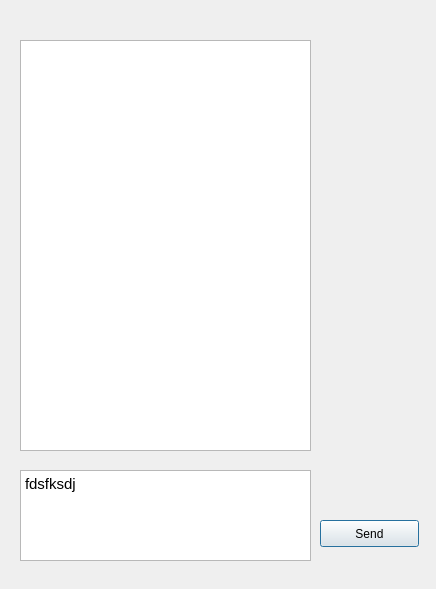
<?xml version="1.0" encoding="UTF-8"?>
<ui version="4.0">
 <class>ChatDialog</class>
 <widget class="QDialog" name="ChatDialog">
  <property name="geometry">
   <rect>
    <x>0</x>
    <y>0</y>
    <width>436</width>
    <height>589</height>
   </rect>
  </property>
  <property name="windowTitle">
   <string>Dialog</string>
  </property>
  <widget class="QTextEdit" name="WriteMsg">
   <property name="geometry">
    <rect>
     <x>20</x>
     <y>470</y>
     <width>291</width>
     <height>91</height>
    </rect>
   </property>
   <property name="html">
    <string>&lt;!DOCTYPE HTML PUBLIC &quot;-//W3C//DTD HTML 4.0//EN&quot; &quot;http://www.w3.org/TR/REC-html40/strict.dtd&quot;&gt;
&lt;html&gt;&lt;head&gt;&lt;meta name=&quot;qrichtext&quot; content=&quot;1&quot; /&gt;&lt;style type=&quot;text/css&quot;&gt;
p, li { white-space: pre-wrap; }
&lt;/style&gt;&lt;/head&gt;&lt;body style=&quot; font-family:'Ubuntu'; font-size:11pt; font-weight:400; font-style:normal;&quot;&gt;
&lt;p style=&quot; margin-top:0px; margin-bottom:0px; margin-left:0px; margin-right:0px; -qt-block-indent:0; text-indent:0px;&quot;&gt;fdsfksdj&lt;/p&gt;
&lt;p style=&quot;-qt-paragraph-type:empty; margin-top:0px; margin-bottom:0px; margin-left:0px; margin-right:0px; -qt-block-indent:0; text-indent:0px;&quot;&gt;&lt;br /&gt;&lt;/p&gt;&lt;/body&gt;&lt;/html&gt;</string>
   </property>
  </widget>
  <widget class="QPushButton" name="SendMessage">
   <property name="geometry">
    <rect>
     <x>320</x>
     <y>520</y>
     <width>99</width>
     <height>27</height>
    </rect>
   </property>
   <property name="text">
    <string>Send</string>
   </property>
  </widget>
  <widget class="QTextEdit" name="ChatEditLog">
   <property name="geometry">
    <rect>
     <x>20</x>
     <y>40</y>
     <width>291</width>
     <height>411</height>
    </rect>
   </property>
  </widget>
 </widget>
 <resources/>
 <connections/>
</ui>
